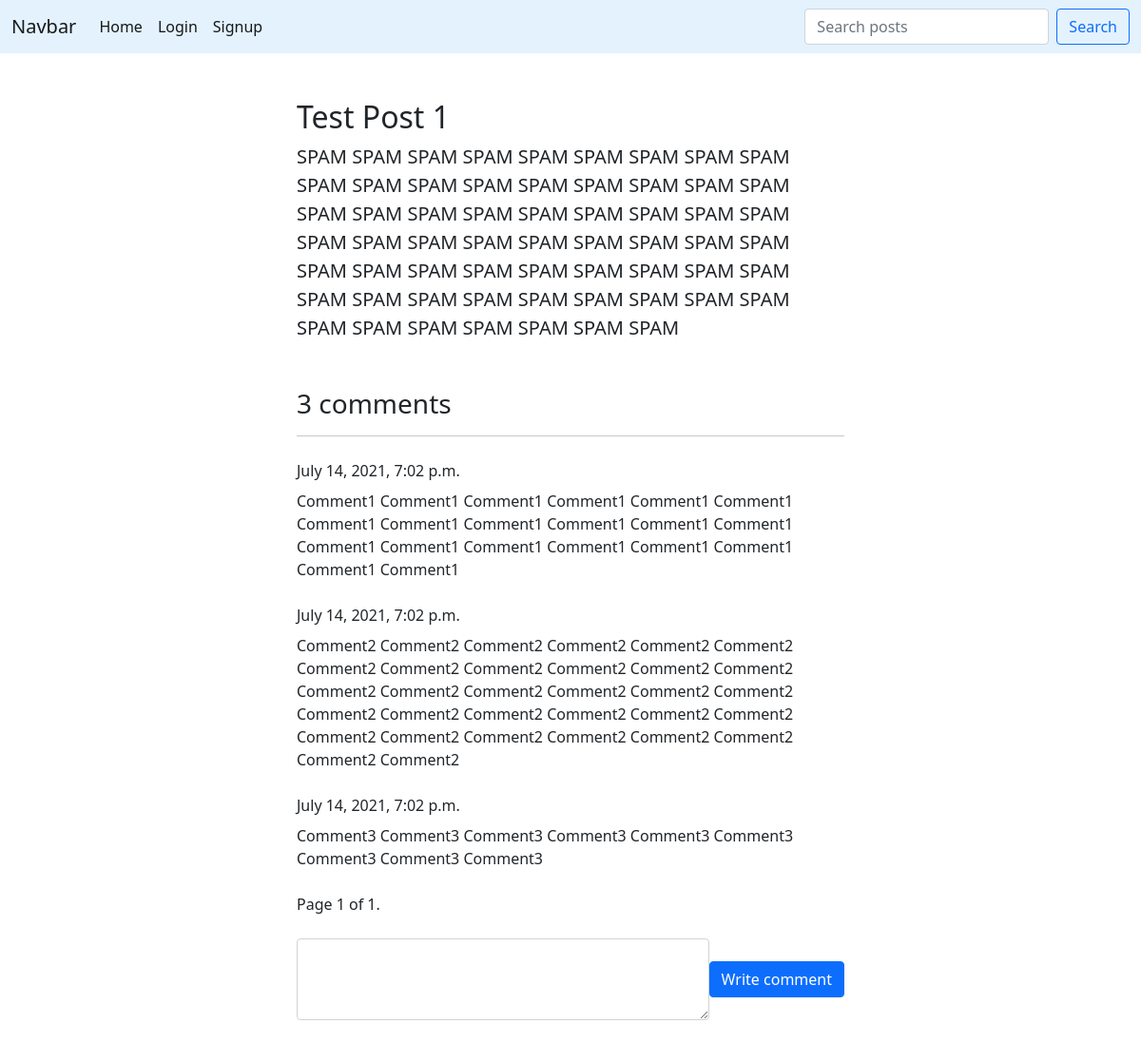
Before: /post/1/ with the older database file.
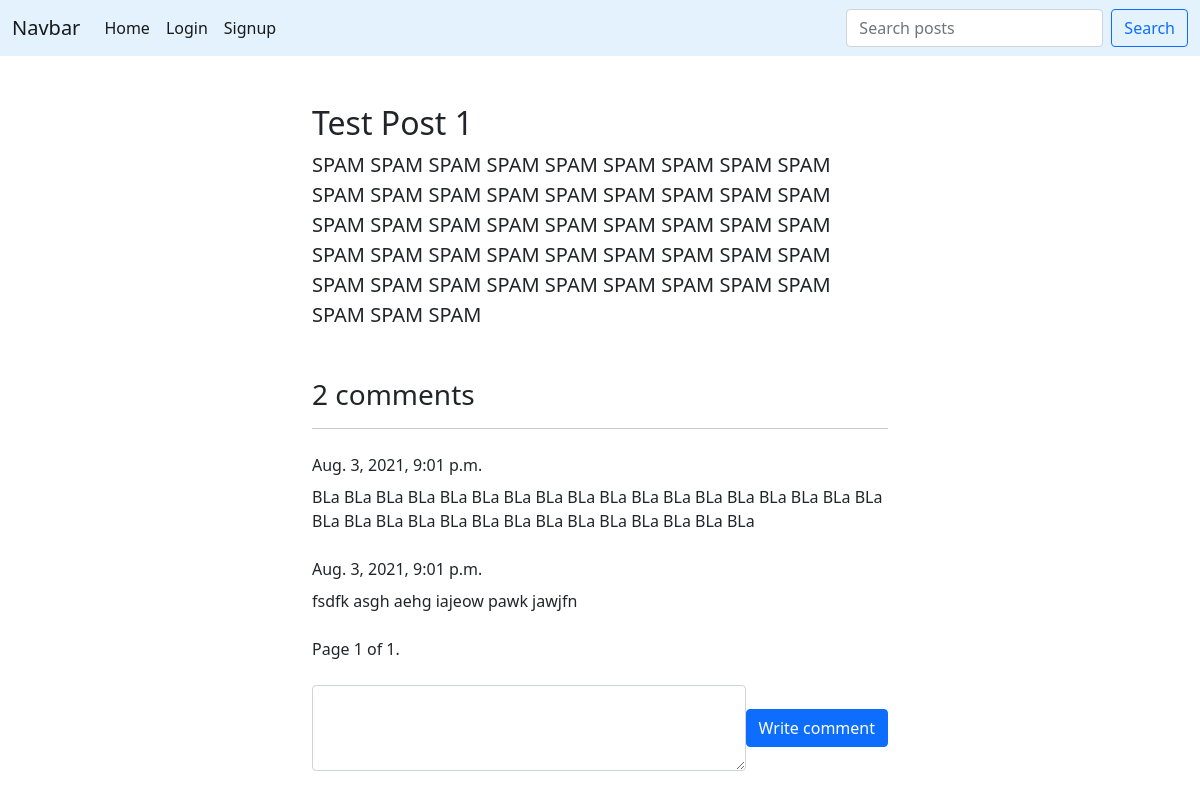
After: the same page with the newer database file.
### online_journal/models.py (models this page shows, shortened)
class Post(models.Model):
    title = models.CharField('Title', max_length=200)
    text = models.TextField('Text')
    pub_date = models.DateTimeField('Published date', auto_now_add=True)
    is_active = models.BooleanField('Display a post on the site', default=True)
    rating = models.IntegerField('Views count', default=0)
    created_by = models.ForeignKey(User, on_delete=models.CASCADE, verbose_name='User', related_name='posts')
    objects = PostManager()
    def update_rating(self):
        self.rating += 1
        self.save()
    def get_comments_count(self):
        return self.comments.count()
    def get_comments_ordered_by_date(self):
        return self.comments.order_by('pub_date')

class Comment(models.Model):
    post = models.ForeignKey(Post, on_delete=models.CASCADE, verbose_name='Post', related_name='comments')
    created_by = models.ForeignKey(User, on_delete=models.CASCADE, verbose_name='User', related_name='comments')
    text = models.TextField('Text')
    pub_date = models.DateTimeField('Published date', auto_now_add=True)

### online_journal/views.py (the view)
# urls.py: path('post/<int:pk>/', PostDetailView.as_view(), name='post_detail'),
class PostDetailView(generic.DetailView):
    model = Post
    template_name = 'online_journal/post_detail.html'
    def get(self, request, *args, **kwargs):
        self.get_object().update_rating()
        return super().get(request, *args, **kwargs)
    def get_context_data(self, **kwargs):
        context = super().get_context_data(**kwargs)
        comments = self.get_object().get_comments_ordered_by_date()
        paginator = Paginator(comments, 5)
        page_number = self.request.GET.get('page', 1)
        page_obj = paginator.get_page(page_number)
        context['page_obj'] = page_obj
        context['form'] = CommentForm()
        return context

### online_journal/forms.py
class CommentForm(forms.ModelForm):
    class Meta:
        model = Comment
        fields = ['text']

### online_journal/templates/online_journal/post_detail.html (shortened to what this page needs)
{% extends 'base.html' %}
{% load widget_tweaks %}
{% block content %}
    <div class="jumbotron">
        <h2>{{post.title}}</h2>
        <p class="lead">{{post.text}}</p>
    </div>
    <div class="comment_label mt-5">
        <h3>{{ post.get_comments_count }} comments</h3>
    </div>
    <hr>
    {% for comment in page_obj %}
        <div class="comment_block mt-4">
            <div class="date mb-2">
                {{ comment.pub_date }}
            </div>
            <div class="text">
                {{ comment.text }}
            </div>
        </div>
    {% empty %}
        <h6 class="empty-content">No comments</h6>
    {% endfor %}
    <div class="pagination mt-4">
        <span class="step-links">
            <span class="current">
                Page {{ page_obj.number }} of {{ page_obj.paginator.num_pages }}.
            </span>
        </span>
    </div>
    <form action="{% url 'add_comment' pk=post.id %}" method="post">
        <div class="comment-form-wrapper mt-4">
            <div id="comment-textarea">
                {% render_field form.text class='form-control' rows=3 %}
            </div>
            <div id="comment-submit">
                <input type="submit" value="Write comment" class="btn btn-primary">
            </div>
        </div>
    </form>
{% endblock %}

Changed rows visible on the page:
removed Comment: pub_date "July 14, 2021, 7:02 p.m.", text "Comment1 Comment1 Comment1 Comment1 Comment1 Comment1 Comment1 Comment1 Comment1 Comment1 Comment1 Comment1 Comment1 Comment1 Comment1 Comment1 Comment1 Comment1 Comment1 Comment1"
removed Comment: pub_date "July 14, 2021, 7:02 p.m.", text "Comment2 Comment2 Comment2 Comment2 Comment2 Comment2 Comment2 Comment2 Comment2 Comment2 Comment2 Comment2 Comment2 Comment2 Comment2 Comment2 Comment2 Comment2 Comment2 Comment2 Comment2 Comment2 Comment2 Comment2 Comment2 Comment2 Comment2 Comment2 Comment2 Comment2 Comment2 Comment2"
no longer on this page (row edited): Comment: pub_date "July 14, 2021, 7:02 p.m.", text "Comment3 Comment3 Comment3 Comment3 Comment3 Comment3 Comment3 Comment3 Comment3"
changed Post "Test Post 1": text "…SPAM SPAM SPAM SPAM SPAM SPAM SPAM SPAM SPAM SPAM SPAM SPAM SPAM SPAM SPAM SPAM SPAM" → "…SPAM SPAM SPAM SPAM"; get_comments_count "3" → "2"
added Comment: pub_date "Aug. 3, 2021, 9:01 p.m.", text "BLa BLa BLa BLa BLa BLa BLa BLa BLa BLa BLa BLa BLa BLa BLa BLa BLa BLa BLa BLa BLa BLa BLa BLa BLa BLa BLa BLa BLa BLa BLa BLa"
added Comment: pub_date "Aug. 3, 2021, 9:01 p.m.", text "fsdfk asgh aehg iajeow pawk jawjfn"
